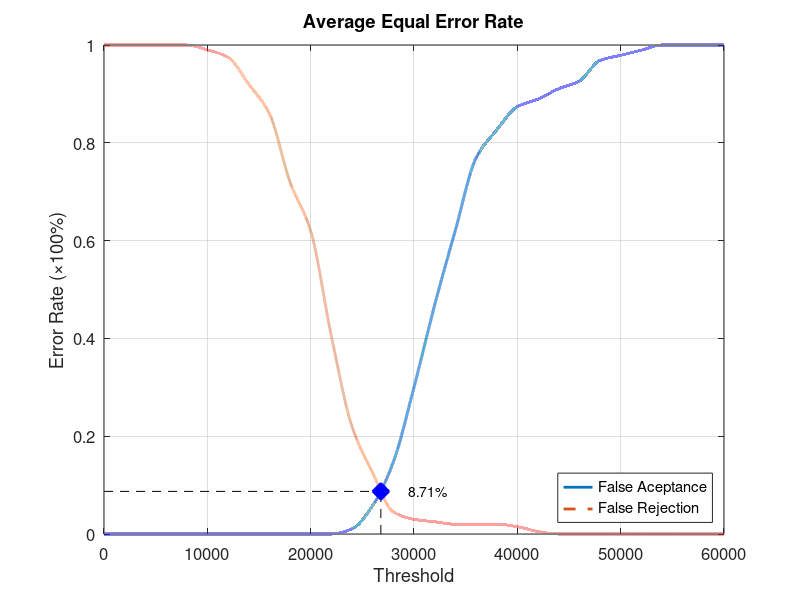
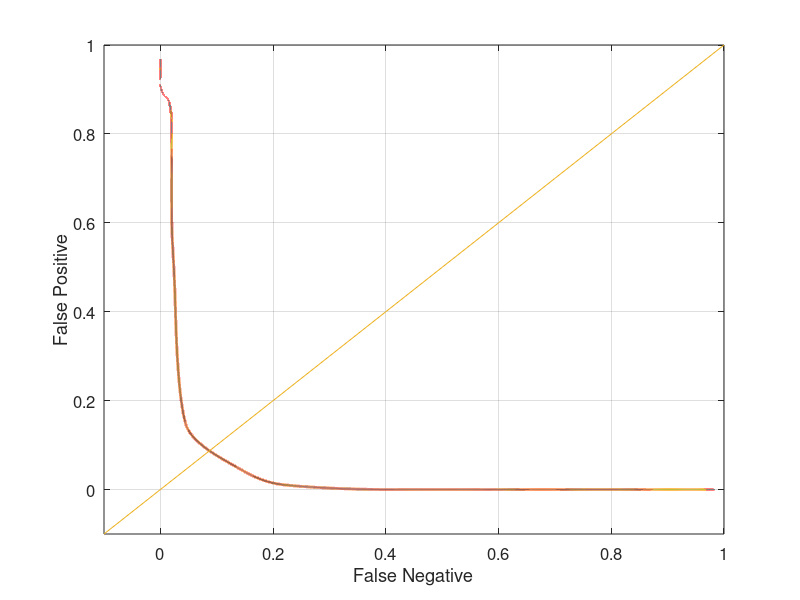

Source code (MATLAB) for these figures, in order:
function yEER = Database3_4
close all;
clear;
clc;
x = 0:2000:60000;
xq = 0:0.5:60000;

y0 = [0 0 0 0 0 0 0 0 0 0 0 0 0.0105263 0.0578947 0.147368 0.3 0.468421 0.621053 0.768421 0.826316 0.873684 0.889474 0.910526 0.926316 0.968421 0.978947 0.989474 1 1 1 1];
yy0 = interp1(x, y0, xq, 'pchip');
y1 = [1 1 1 1 1 0.99 0.975 0.92 0.86 0.72 0.62 0.405 0.22 0.125 0.045 0.03 0.025 0.02 0.02 0.02 0.015 0.005 0 0 0 0 0 0 0 0 0];
yy1 = interp1(x, y1, xq, 'pchip');

% Calculating EER: 
y2 = abs(y0 - y1);
find(y2 == min(y2))
yy2 = abs(yy0 - yy1);
xEER = find(yy2 == min(yy2));
xEERIndex = xq(xEER) % X-axis EER
yEER = yy0(xEER) % Y-axis EER

main = figure
plot(xq, yy0,'-','LineWidth', 2);	hold on
plot(xq, yy1,'--','LineWidth', 2);	hold on
plot([xEERIndex xEERIndex], [0 yEER], 'k--');	hold on
plot([0 xEERIndex], [yEER yEER], 'k--');	hold on
plot(xEERIndex, yEER, 'bx', 'LineWidth', 10);	hold on
text(xEERIndex + 10 * xEERIndex / 100, yEER, [num2str(round((10000 * yEER)) / 100) '%'])
legend('False Aceptance', 'False Rejection', 'Location', 'SouthEast')
xlabel('Threshold')
ylabel('Error Rate (\times100%)')
title('Average Equal Error Rate')
set(gca, 'FontSize', 12)
axis([0 60000 0 1])
grid on

print(main, 'Database3_4Main', '-dpng');
FNRxFPR = figure('Color', [1 1 1]);
plot(yy1, yy0, '-', yy1, yy0, 'LineWidth', 2);
hold on
y = -0.1:0.1:1
plot(y, y); 
set(gca, 'FontSize', 12)
xlabel('False Negative')
ylabel('False Positive')
axis([-0.1 1 -0.1 1])
set(gca, 'FontSize', 12)
grid on

print(FNRxFPR, 'Database3_4FNRxFPR','-dpng');
end
